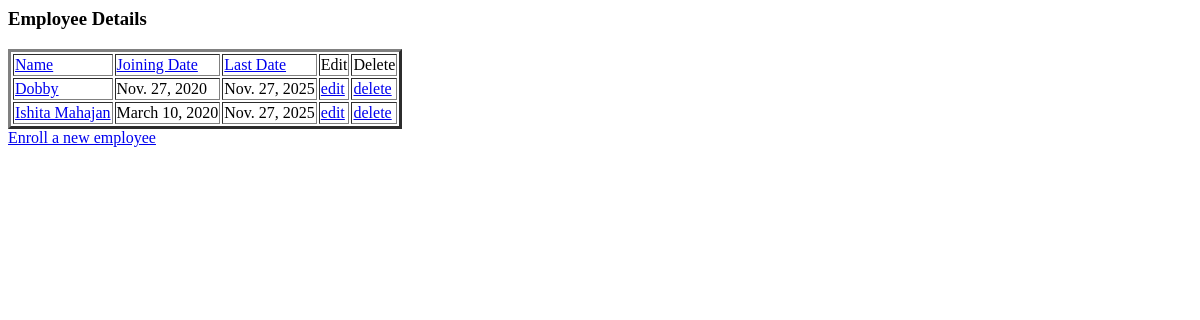
Before: / with the older database file.
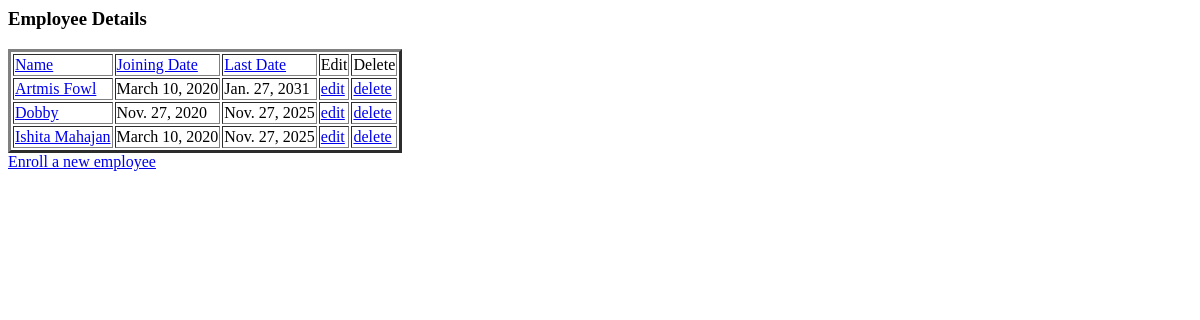
After: the same page with the newer database file.
### employee/models.py (models this page shows)
class Employee_model(models.Model):
	name = models.CharField(max_length=100)
	location = models.TextField()
	phone_number = models.IntegerField()
	email_id = models.EmailField(max_length = 254)
	joining_date = models.DateField()
	last_date = models.DateField()
	def __str__(self):
		return self.name

### employee/views.py (the view)
# urls.py: path('', views.index, name = "list"),
def index(request):
	employees = Employee_model.objects.all().order_by('name')
	form = Employee_Form()
	if request.method == 'POST':
		form = Employee_Form(request.POST)
		if form.is_valid():
			form.save()
		return redirect('/')
	context = {
		'employees' : employees,
		'form' : form
	}
	return render(request, 'employee/employee_details.html', context)

### employee/templates/employee/employee_details.html
<h3>Employee Details</h3>
<table border="3">
	<tr>
		<td><a href="{% url 'order_by' 'name' %}">Name</a></td>
		<td><a href="{% url 'order_by' 'joining_date' %}">Joining Date</a></td>
		<td><a href="{% url 'order_by' 'last_date' %}">Last Date</a></td>
		<td>Edit</td>
		<td>Delete</td>
	</tr>
{% for emp in employees %}
	<tr>
		<td><a href="{% url 'employee_data' emp.id %}">{{emp}}</a></td>
		<td>{{emp.joining_date}}</a></td>
		<td>{{emp.last_date}}</a></td>
		<td><a href="{% url 'update_emp' emp.id %}">edit</a></td>
		<td><a href="{% url 'delete' emp.id %}">delete</a></td>
	</tr>
{% endfor %}
</table>
<a href="{% url 'enroll' %}">Enroll a new employee</a>

Changed rows visible on the page:
added Employee_model: name "Artmis Fowl", joining_date "March 10, 2020", last_date "Jan. 27, 2031"
